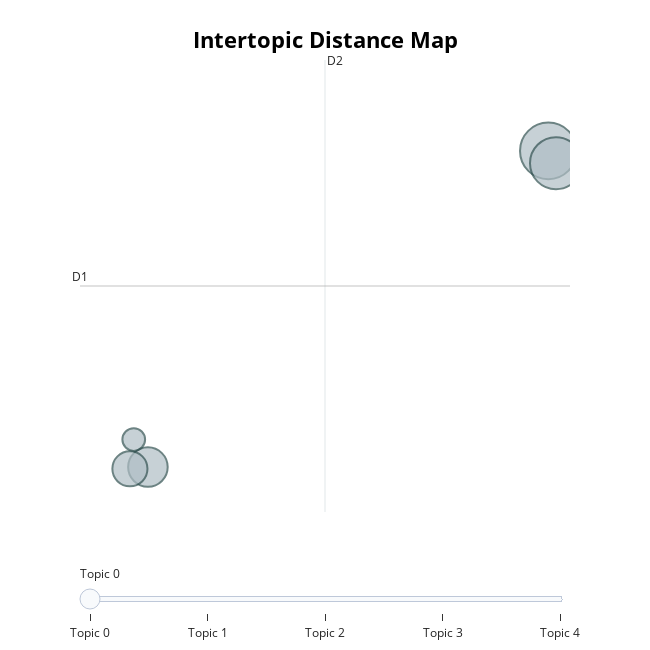

The notebook cell saved with this chart:
### Code cell
# Visualize intertopoc distance map
sport_results['topic_distance_map']

### Figure 1 — Plotly figure (JSON) as saved in the notebook; plotly's stock layout.template omitted (floating-point values rounded to 4 significant figures)
{"data": [{"customdata": [[0, "club | chelsea | game | play | player", 174], [1, "england | wales | ireland | rugby | game", 147], [2, "open | win | roddick | play | set", 85], [3, "race | world | olympic | indoor | win", 67], [4, "test | drug | iaaf | kenteris | greek", 28]], "hovertemplate": "<b>Topic %{customdata[0]}</b><br>%{customdata[1]}<br>Size: %{customdata[2]}", "legendgroup": "", "marker": {"color": "#B0BEC5", "line": {"color": "DarkSlateGrey", "width": 2}, "size": [174, 147, 85, 67, 28], "sizemode": "area", "sizeref": 0.1087, "symbol": "circle"}, "mode": "markers", "name": "", "orientation": "v", "showlegend": false, "type": "scatter", "x": [3.583, 3.906, -13.18, -13.93, -13.77], "xaxis": "x", "y": [15.81, 15.49, 7.56, 7.515, 8.279], "yaxis": "y"}], "layout": {"annotations": [{"showarrow": false, "text": "D1", "x": -16.02, "y": 12.29, "yshift": 10}, {"showarrow": false, "text": "D2", "x": -5.763, "xshift": 10, "y": 18.19}], "height": 650, "hoverlabel": {"bgcolor": "white", "font": {"family": "Rockwell", "size": 16}}, "legend": {"itemsizing": "constant", "tracegroupgap": 0}, "margin": {"t": 60}, "shapes": [{"line": {"color": "#CFD8DC", "width": 2}, "type": "line", "x0": -5.763, "x1": -5.763, "y0": 6.387, "y1": 18.19}, {"line": {"color": "#9E9E9E", "width": 2}, "type": "line", "x0": -16.02, "x1": 4.492, "y0": 12.29, "y1": 12.29}], "sliders": [{"active": 0, "pad": {"t": 50}, "steps": [{"args": [{"marker.color": [["red", "#B0BEC5", "#B0BEC5", "#B0BEC5", "#B0BEC5"]]}], "label": "Topic 0", "method": "update"}, {"args": [{"marker.color": [["#B0BEC5", "red", "#B0BEC5", "#B0BEC5", "#B0BEC5"]]}], "label": "Topic 1", "method": "update"}, {"args": [{"marker.color": [["#B0BEC5", "#B0BEC5", "red", "#B0BEC5", "#B0BEC5"]]}], "label": "Topic 2", "method": "update"}, {"args": [{"marker.color": [["#B0BEC5", "#B0BEC5", "#B0BEC5", "red", "#B0BEC5"]]}], "label": "Topic 3", "method": "update"}, {"args": [{"marker.color": [["#B0BEC5", "#B0BEC5", "#B0BEC5", "#B0BEC5", "red"]]}], "label": "Topic 4", "method": "update"}]}], "title": {"font": {"color": "Black", "size": 22}, "text": "<b>Intertopic Distance Map</b>", "x": 0.5, "xanchor": "center", "y": 0.95, "yanchor": "top"}, "width": 650, "xaxis": {"anchor": "y", "domain": [0, 1], "range": [-16.02, 4.492], "title": {"text": ""}, "visible": false}, "yaxis": {"anchor": "x", "domain": [0, 1], "range": [6.387, 18.19], "title": {"text": ""}, "visible": false}}}
